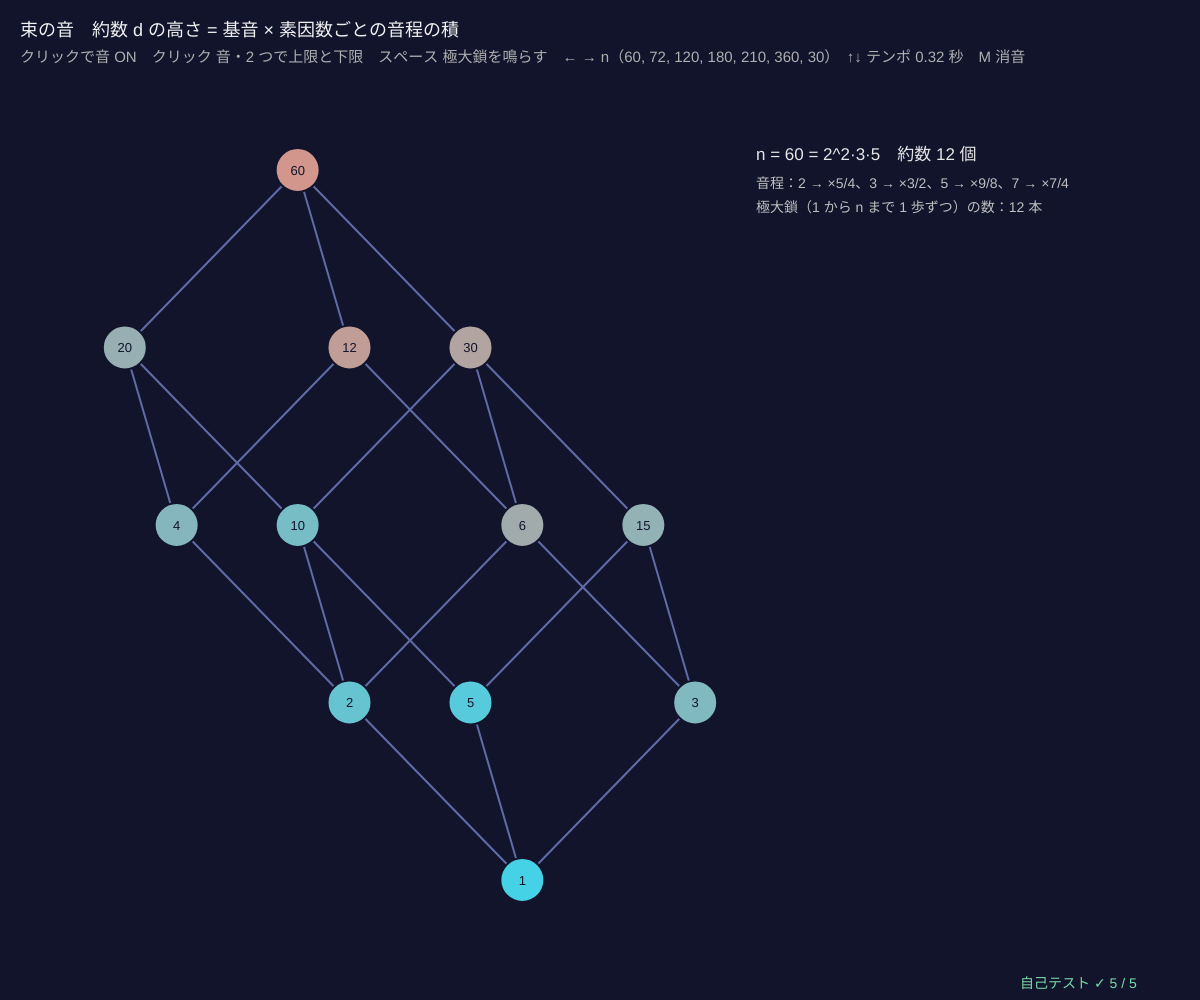
Frame 1 (no input)
Frame 60 (no input): identical to frame 1, image omitted
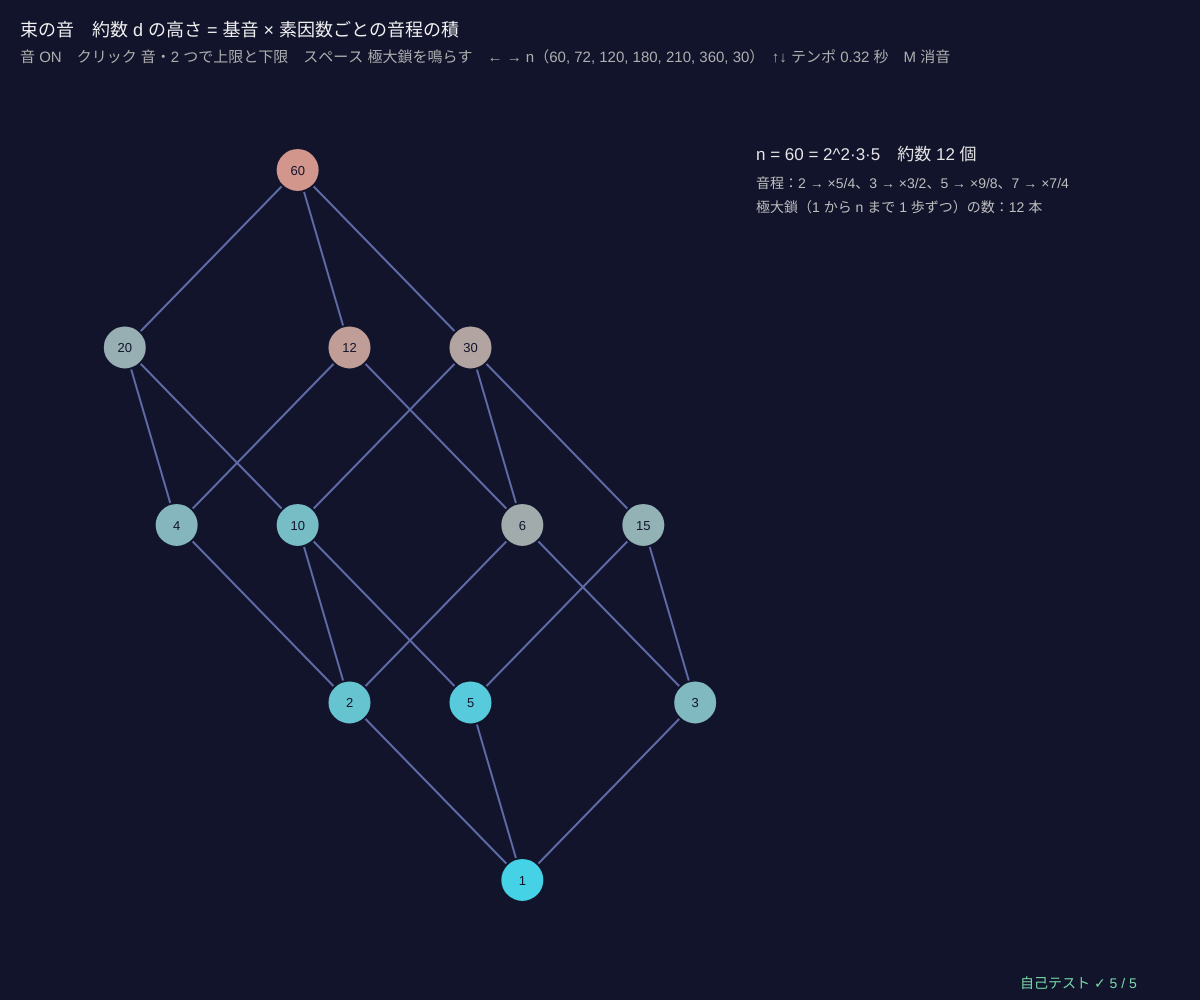
Frame 120 (the mouse pressed at the canvas centre since frame 60)

The p5.js sketch that drew these frames (run headless with seeded random() and noise() and a simulated clock; from frame 60 on, the mouse is pressed at the canvas centre):

// p5.js sketch
// ── sketch.js
// ============================================
// 14 束の音 ─ 約数の束の各要素を音の高さにして、鎖をたどって鳴らす
// 素因数ごとに音程を決める：2 → 長 3 度（×5/4）、3 → 完全 5 度（×3/2）、5 → 長 2 度（×9/8）、7 → ×7/4
// 約数 d = 2^a·3^b·5^c… の高さ = 基音 × (5/4)^a·(3/2)^b·(9/8)^c…。かけ算なので 上限（lcm）と下限（gcd）の 2 音の積 = もとの 2 音の積
// クリックで音 ON / 要素をクリック → その音、2 つ目をクリック → 2 音のあと上限と下限 / スペース ランダムな極大鎖を鳴らす
// ← → n を変える / ↑↓ テンポ / M 消音 / 音量は小さめから（全体の音量 MASTER は 0.2 以下）
// ============================================

const NS = [60, 72, 120, 180, 210, 360, 30];   // ★ 選べる n
const BASE = 130.81;                           // ★ 基音（ド、C3）Hz
const RATIO = { 2: 5 / 4, 3: 3 / 2, 5: 9 / 8, 7: 7 / 4, 11: 11 / 8 };   // ★ 素因数ごとの音程
let ni = 0, lat, sel = [], seq = [], tempo = 0.32, muted = false, rings = [];

function setup() { createCanvas(windowWidth, windowHeight); selfTest(); rebuild(); }

function freqOf(d) { return primeFactors(d).reduce((f, [p, e]) => f * (RATIO[p] || 1) ** e, BASE); }
function noteName(f) { let m = 12 * Math.log2(f / 440) + 69, k = Math.round(m), c = Math.round((m - k) * 100); return ['ド', 'ド♯', 'レ', 'レ♯', 'ミ', 'ファ', 'ファ♯', 'ソ', 'ソ♯', 'ラ', 'ラ♯', 'シ'][((k % 12) + 12) % 12] + Math.floor(k / 12 - 1) + (c ? (c > 0 ? '+' : '') + c + '¢' : ''); }
function rebuild() { lat = divisorPoset(NS[ni]); sel = []; seq = []; layoutHasse(lat, 100, 170, width * 0.6 - 100, height - 290, true); }
function randomChain(lat) {              // ⊥ から、すぐ上の元（被覆）をランダムに選んで ⊤ まで = 極大鎖
  let x = botOf(lat), ch = [x];
  while (x !== topOf(lat)) { let up = lat.cov.filter(([a, b]) => a === x).map(([a, b]) => b); x = up[Math.floor(Math.random() * up.length)]; ch.push(x); }
  return ch;
}
function countChains(lat) {              // 極大鎖の数：下から「すぐ下の元の数の合計」を順に足す
  let ord = allOf(lat).sort((a, b) => lat.rk[a] - lat.rk[b]), c = new Array(lat.n).fill(0); c[botOf(lat)] = 1;
  for (let y of ord) for (let [a, b] of lat.cov) if (b === y) c[y] += c[a];
  return c[topOf(lat)];
}
function multinomial(n) { let f = primeFactors(n), fact = (k) => (k <= 1 ? 1 : k * fact(k - 1)); return fact(f.reduce((s, x) => s + x[1], 0)) / f.reduce((s, x) => s * fact(x[1]), 1); }
function sound(i, delay, dur) { let f = freqOf(lat.val[i]); if (!muted) tone(f, delay, dur, 0.5); rings.push({ i, t: millis() + delay * 1000, life: dur * 1000 }); }

function draw() {
  background(18, 20, 44);
  let now = millis(), act = new Set(rings.filter((r) => now >= r.t && now < r.t + r.life).map((r) => r.i));
  rings = rings.filter((r) => now < r.t + r.life);
  // ---- 鳴っている元のまわりに波紋
  for (let r of rings) if (now >= r.t) { let a = (now - r.t) / r.life; noFill(); stroke(255, 220, 140, 200 * (1 - a)); strokeWeight(2); circle(...lat.pos[r.i], 40 + 90 * a); }
  let fmin = freqOf(1), fmax = freqOf(NS[ni]);
  drawHasse(lat, { rad: 22, fs: 13, col: (i) => { let u = Math.log(freqOf(lat.val[i]) / fmin) / Math.max(1e-9, Math.log(fmax / fmin)); return act.has(i) ? [255, 255, 255] : sel.includes(i) ? [255, 220, 140] : [70 + 140 * u, 150 + 60 * (1 - u), 230 - 90 * u]; },
    ecol: (a, b) => (seq.includes(a) && seq.includes(b) && Math.abs(seq.indexOf(a) - seq.indexOf(b)) === 1 ? [255, 220, 140] : null) });
  // ---- 右のパネル
  let px = width * 0.63, y = 160, n = NS[ni];
  noStroke(); fill(230); textSize(17); text('n = ' + n + ' = ' + primeFactors(n).map(([p, e]) => p + (e > 1 ? '^' + e : '')).join('·') + '　約数 ' + lat.n + ' 個', px, y);
  textSize(14); fill(190);
  text('音程：2 → ×5/4、3 → ×3/2、5 → ×9/8、7 → ×7/4', px, y + 28);
  text('極大鎖（1 から n まで 1 歩ずつ）の数：' + countChains(lat) + ' 本', px, y + 52);
  let hv = nodeAt(lat, mouseX, mouseY, 24);
  if (hv >= 0) { fill(255, 220, 140); textSize(16); text(lat.val[hv] + '：' + freqOf(lat.val[hv]).toFixed(1) + ' Hz（' + noteName(freqOf(lat.val[hv])) + '）', px, y + 86); }
  if (sel.length === 2) {
    let [a, b] = sel.map((i) => lat.val[i]), L = lcmOf(a, b), G = gcdOf(a, b);
    fill(220); textSize(15);
    text('2 音 ' + a + ' と ' + b + '　→　上限 lcm = ' + L + '、下限 gcd = ' + G, px, y + 124);
    text('f(lcm)·f(gcd) = ' + (freqOf(L) * freqOf(G)).toFixed(1) + '　f(a)·f(b) = ' + (freqOf(a) * freqOf(b)).toFixed(1), px, y + 148);
    text('→ 上限と下限の 2 音は、もとの 2 音と「平均の高さ」が同じ', px, y + 172);
  }
  if (seq.length) { fill(255, 220, 140); textSize(15); text('鎖：' + seq.map((i) => lat.val[i]).join(' → '), px, y + 214, width - px - 20); text('　　' + seq.map((i) => noteName(freqOf(lat.val[i]))).join(' → '), px, y + 262, width - px - 20); }
  fill(240); textSize(18); text('束の音　約数 d の高さ = 基音 × 素因数ごとの音程の積', 20, 36);
  fill(175); textSize(15);
  text((audioCtx ? (muted ? '消音中（M）' : '音 ON') : 'クリックで音 ON') + '　クリック 音・2 つで上限と下限　スペース 極大鎖を鳴らす　← → n（' + NS.join(', ') + '）　↑↓ テンポ ' + tempo.toFixed(2) + ' 秒　M 消音', 20, 62);
  drawSelfTest(width - 180, height - 12);
}

function mousePressed() {
  startAudio();
  let i = nodeAt(lat, mouseX, mouseY, 26); if (i < 0) return;
  if (sel.length >= 2) sel = []; sel.push(i); sound(i, 0, 0.9);
  if (sel.length === 2) { sound(sel[0], 0.6, 1.2); sound(sel[1], 0.6, 1.2); sound(joinOf(lat, sel[0], sel[1]), 1.5, 1.4); sound(meetOf(lat, sel[0], sel[1]), 1.5, 1.4); }
}
function keyPressed() {
  startAudio();
  if (key === ' ') { seq = randomChain(lat); seq.forEach((x, k) => sound(x, k * tempo, tempo * (seq.length - k) + 0.6)); }   // 音を重ねていくと和音に
  if (key === RIGHT_ARROW) { ni = (ni + 1) % NS.length; rebuild(); }
  if (key === LEFT_ARROW) { ni = (ni + NS.length - 1) % NS.length; rebuild(); }
  if (key === UP_ARROW) tempo = Math.max(0.12, tempo - 0.04);
  if (key === DOWN_ARROW) tempo = Math.min(0.8, tempo + 0.04);
  if (key === 'm' || key === 'M') muted = !muted;
  return false;
}

// ---- 自己テスト
function selfTest() {
  selfTestResults = [];
  let mono = true, mult = true, range = true, cnt = true;
  for (let n of NS) {
    let Q = divisorPoset(n);
    for (let [a, b] of Q.cov) if (!(freqOf(Q.val[a]) < freqOf(Q.val[b]))) mono = false;
    for (let a of Q.val) for (let b of Q.val) if (Math.abs(freqOf(lcmOf(a, b)) * freqOf(gcdOf(a, b)) - freqOf(a) * freqOf(b)) > 1e-6 * freqOf(a) * freqOf(b)) mult = false;
    if (freqOf(n) > 2000 || freqOf(1) < 100) range = false;
    if (countChains(Q) !== multinomial(n)) cnt = false;
  }
  check('d | e なら f(d) < f(e)（割り切る方向に音が上がる＝単調）', mono);
  check('すべての組で f(lcm)·f(gcd) = f(a)·f(b)（指数の max + min = 和）', mult);
  check('極大鎖の数 = 多項係数 (a+b+c)!/(a!b!c!)（60 なら 4!/(2!1!1!) = 12）', cnt && countChains(divisorPoset(60)) === 12);
  let Q = divisorPoset(360), ok = true; for (let t = 0; t < 30; t++) { let ch = randomChain(Q); if (ch[0] !== 0 || ch[ch.length - 1] !== Q.n - 1 || !ch.every((x, k) => k === 0 || Q.cov.some(([a, b]) => a === ch[k - 1] && b === x))) ok = false; }
  check('ランダムな鎖はいつも 1 から n まで被覆をたどる極大鎖', ok);
  check('音の高さは 100〜2000 Hz の中、全体の音量 MASTER ≤ 0.2', range && MASTER <= 0.2);
  reportSelfTest();
}

// ---------- やってみよう ----------
// 1. スペースを何回か押す。同じ n でも鎖ごとに音の進み方がちがう。でも最後の和音は？
// 2. 2 つクリックして、上限と下限の 2 音を聞きくらべよう
// 3. RATIO を 2 → 2（オクターブ）、3 → 3/2 にすると？ 音の並びはどう変わる？
// 4. n = 210 = 2·3·5·7 は 4 次元の立方体。7 の音程 ×7/4 は「自然 7 度」と呼ばれる少し低い音
// 5. 自由制作：自分の n と音程で、束をたどる曲を作ろう


// ==================================================
// ここから下は「束論の道具」（中身は読まなくても OK。消さないでね）
// ==================================================
// ---- 順序集合 P = { n, R, lab, cov, rk, pos }。R[i][j] = 1 は「i ≤ j」（n × n の 0/1 の表）
function makePoset(n, leqFn, labs) {
  let R = [];
  for (let i = 0; i < n; i++) { R.push(new Uint8Array(n)); for (let j = 0; j < n; j++) R[i][j] = i === j || leqFn(i, j) ? 1 : 0; }
  return posetFromRel(R, labs);
}
function posetFromRel(R, labs) { let n = R.length, cov = coversOf(R); return { n, R, cov, rk: ranksOf(n, cov), pos: [], lab: labs || [...Array(n).keys()].map(String) }; }
function fromCovers(labs, cv) { let n = labs.length, R = []; for (let i = 0; i < n; i++) R.push(new Uint8Array(n)); for (let [a, b] of cv) R[a][b] = 1; return posetFromRel(closeRel(R), labs); }   // 被覆の組から
function closeRel(R) {                 // 反射的・推移的閉包（ワーシャル法：k を経由して行けるなら i ≤ j）
  let n = R.length, C = R.map((r) => Uint8Array.from(r));
  for (let i = 0; i < n; i++) C[i][i] = 1;
  for (let k = 0; k < n; k++) for (let i = 0; i < n; i++) if (C[i][k]) for (let j = 0; j < n; j++) if (C[k][j]) C[i][j] = 1;
  return C;
}
function isReflexive(R) { return R.every((r, i) => r[i] === 1); }
function isAntisym(R) { for (let i = 0; i < R.length; i++) for (let j = i + 1; j < R.length; j++) if (R[i][j] && R[j][i]) return false; return true; }
function isTransitive(R) { let n = R.length; for (let i = 0; i < n; i++) for (let j = 0; j < n; j++) if (R[i][j]) for (let k = 0; k < n; k++) if (R[j][k] && !R[i][k]) return false; return true; }
function isPoset(R) { return isReflexive(R) && isAntisym(R) && isTransitive(R); }
function coversOf(R) {                 // 被覆 a ⋖ b：a < b で、間にはさまる c がない（推移的簡約 = ハッセ図の辺）
  let n = R.length, E = [], lt = (a, b) => a !== b && R[a][b] && !R[b][a];
  for (let a = 0; a < n; a++) for (let b = 0; b < n; b++) if (lt(a, b)) {
    let ok = true; for (let c = 0; c < n && ok; c++) if (lt(a, c) && lt(c, b)) ok = false;
    if (ok) E.push([a, b]);
  }
  return E;
}
function ranksOf(n, cov) {             // ランク = 下から c までの最長の鎖の長さ（最大 n 回くり返せば止まる）
  let rk = new Array(n).fill(0);
  for (let t = 0; t <= n; t++) { let ch = false; for (let [a, b] of cov) if (rk[b] < rk[a] + 1 && rk[a] < n) { rk[b] = rk[a] + 1; ch = true; } if (!ch) break; }
  return rk;
}
function allOf(P) { return [...Array(P.n).keys()]; }
function upperOf(P, a, b) { return allOf(P).filter((c) => P.R[a][c] && P.R[b][c]); }   // 上界：a と b の両方より上
function lowerOf(P, a, b) { return allOf(P).filter((c) => P.R[c][a] && P.R[c][b]); }   // 下界
function leastOf(P, Sx) { for (let x of Sx) if (Sx.every((y) => P.R[x][y])) return x; return -1; }      // 最小元（なければ −1）
function greatestOf(P, Sx) { for (let x of Sx) if (Sx.every((y) => P.R[y][x])) return x; return -1; }   // 最大元
function joinOf(P, a, b) { return leastOf(P, upperOf(P, a, b)); }     // 上限 a ∨ b = 最小上界（なければ −1）
function meetOf(P, a, b) { return greatestOf(P, lowerOf(P, a, b)); }  // 下限 a ∧ b = 最大下界
function botOf(P) { return leastOf(P, allOf(P)); }
function topOf(P) { return greatestOf(P, allOf(P)); }
function isLattice(P) { if (P.n === 0) return false; for (let a = 0; a < P.n; a++) for (let b = a + 1; b < P.n; b++) if (joinOf(P, a, b) < 0 || meetOf(P, a, b) < 0) return false; return true; }
function tables(P) {                   // 上限・下限の表（何度も使うので先に計算）
  P.J = []; P.M = [];
  for (let a = 0; a < P.n; a++) { P.J.push(new Int16Array(P.n)); P.M.push(new Int16Array(P.n)); for (let b = 0; b < P.n; b++) { P.J[a][b] = joinOf(P, a, b); P.M[a][b] = meetOf(P, a, b); } }
  return P;
}
// ---- よく使う束：約数の束（割り切る）と部分集合の束（含まれる）
function gcdOf(a, b) { while (b) [a, b] = [b, a % b]; return a; }
function lcmOf(a, b) { return (a / gcdOf(a, b)) * b; }
function divisorsOf(n) { let d = []; for (let k = 1; k <= n; k++) if (n % k === 0) d.push(k); return d; }
function primeFactors(n) { let f = []; for (let p = 2; p * p <= n; p++) if (n % p === 0) { let e = 0; while (n % p === 0) { n /= p; e++; } f.push([p, e]); } if (n > 1) f.push([n, 1]); return f; }
function divisorPoset(n) {
  let D = divisorsOf(n), P = makePoset(D.length, (i, j) => D[j] % D[i] === 0, D.map(String)), ps = primeFactors(n).map((f) => f[0]), dir = [-1, 1, -0.3, 0.55, -0.62];
  P.val = D; P.hint = (i) => ps.reduce((s, p, t) => { let e = 0, v = D[i]; while (v % p === 0) { v /= p; e++; } return s + e * dir[t % 5]; }, 0);
  return P;
}
function popc(m) { let c = 0; while (m) { c += m & 1; m >>= 1; } return c; }
function setName(m, k) { let s = ''; for (let t = 0; t < k; t++) if (m >> t & 1) s += 'abcdefg'[t]; return s || '∅'; }
function powersetPoset(k) {
  let P = makePoset(1 << k, (i, j) => (i & j) === i, [...Array(1 << k).keys()].map((m) => setName(m, k))), dir = [-1, 1, -0.3, 0.55];
  P.val = [...Array(1 << k).keys()]; if (k <= 4) P.hint = (i) => dir.reduce((s, d, t) => s + (i >> t & 1) * d, 0);
  return P;
}
// ---- ハッセ図を描く：高さ = ランク、横 = hint（なければ下の被覆の平均の順）
function layoutHasse(P, x, y, w, h, exact) {
  let mr = Math.max(0, ...P.rk), lv = [], px = new Array(P.n).fill(0.5);
  for (let r = 0; r <= mr; r++) lv.push([]);
  for (let i = 0; i < P.n; i++) lv[P.rk[i]].push(i);
  for (let r = 0; r <= mr; r++) {
    for (let i of lv[r]) { if (P.hint) px[i] = P.hint(i); else { let s = 0, c = 0; for (let [a, b] of P.cov) if (b === i) { s += px[a]; c++; } px[i] = (c ? s / c : 0.5) + i * 1e-6; } }
    lv[r].sort((a, b) => px[a] - px[b]);
    if (!(exact && P.hint)) lv[r].forEach((i, k) => (px[i] = (k + 0.5) / lv[r].length));
  }
  if (exact && P.hint) { let lo = Math.min(...px), hi = Math.max(...px); px = px.map((v) => (hi > lo ? 0.04 + 0.92 * (v - lo) / (hi - lo) : 0.5)); }
  P.pos = []; for (let i = 0; i < P.n; i++) P.pos.push([x + w * px[i], y + h - (mr ? P.rk[i] / mr : 0.5) * h]);
}
function drawHasse(P, o) {             // o = { col(i), ecol(a, b), rad, fs }。色は [r, g, b]
  o = o || {}; let rad = o.rad || 16;
  strokeWeight(2);
  for (let [a, b] of P.cov) { stroke(...((o.ecol && o.ecol(a, b)) || [96, 108, 168])); line(P.pos[a][0], P.pos[a][1], P.pos[b][0], P.pos[b][1]); }
  textAlign(CENTER, CENTER); textSize(o.fs || 13);
  for (let i = 0; i < P.n; i++) {
    stroke(18, 20, 44); strokeWeight(2); fill(...((o.col && o.col(i)) || [226, 232, 248])); circle(P.pos[i][0], P.pos[i][1], 2 * rad);
    noStroke(); fill(18, 20, 44); text(P.lab[i], P.pos[i][0], P.pos[i][1] + 1);
  }
  textAlign(LEFT, BASELINE);
}
function nodeAt(P, mx, my, r) { let best = -1, bd = r || 20; for (let i = 0; i < P.n; i++) { let d = Math.hypot(P.pos[i][0] - mx, P.pos[i][1] - my); if (d < bd) { bd = d; best = i; } } return best; }
// ---- 種つきの乱数（同じ種なら毎回同じ列）
let rngState = 1;
function seedRng(sd) { rngState = (sd >>> 0) || 1; }
function rnd() {                       // 0〜1 の一様乱数（mulberry32）
  rngState = (rngState + 0x6d2b79f5) >>> 0;
  let t = rngState;
  t = Math.imul(t ^ (t >>> 15), t | 1);
  t ^= t + Math.imul(t ^ (t >>> 7), t | 61);
  return ((t ^ (t >>> 14)) >>> 0) / 4294967296;
}
function randomPoset(n, p) { let o = []; for (let i = 0; i < n; i++) o.push(i); for (let i = n - 1; i > 0; i--) { let j = Math.floor(rnd() * (i + 1)); [o[i], o[j]] = [o[j], o[i]]; }   // ランダムな順番 o で、前 → 後ろに確率 p で辺 → 閉包
  let R = []; for (let i = 0; i < n; i++) R.push(new Uint8Array(n));
  for (let a = 0; a < n; a++) for (let b = a + 1; b < n; b++) if (rnd() < p) R[o[a]][o[b]] = 1;
  return posetFromRel(closeRel(R));
}
function clampv(v, a, b) { return v < a ? a : v > b ? b : v; }
// ---- 自己テストの道具
let selfTestResults = [];
function check(name, cond) { selfTestResults.push({ name, ok: !!cond }); }
function reportSelfTest() { for (let r of selfTestResults) (r.ok ? console.log : console.error)((r.ok ? '✓ ' : '✗ ') + r.name); }
function selfTestLine() { let k = selfTestResults.filter((r) => r.ok).length; return '自己テスト ' + (k === selfTestResults.length ? '✓ ' : '✗ ') + k + ' / ' + selfTestResults.length; }
function drawSelfTest(x, y) { noStroke(); fill(...(selfTestResults.every((r) => r.ok) ? [120, 220, 170] : [255, 90, 90])); textSize(14); textAlign(LEFT, BASELINE); text(selfTestLine(), x, y); }
// ---- 音の道具（Web Audio）。音量の上限：全体の音量 MASTER は 0.2 以下
const MASTER = 0.12;                   // ★ 全体の音量（0.2 以下にしておく）
let audioCtx = null, masterOut = null;
function startAudio() {
  if (!audioCtx) {
    try { audioCtx = new (window.AudioContext || window.webkitAudioContext)(); } catch (e) { return; }
    masterOut = audioCtx.createGain(); masterOut.gain.value = Math.min(0.2, MASTER); masterOut.connect(audioCtx.destination);
  }
  audioCtx.resume();
}
function tone(freq, delay, dur, vol) { // やわらかい音（三角波＋少しの倍音）。delay 秒後から dur 秒
  if (!audioCtx) return;
  let t0 = audioCtx.currentTime + Math.max(0, delay), gn = audioCtx.createGain(), lp = audioCtx.createBiquadFilter();
  lp.type = 'lowpass'; lp.frequency.value = 2400;
  gn.gain.setValueAtTime(0, t0); gn.gain.linearRampToValueAtTime(clampv(vol, 0, 1) * 0.4, t0 + 0.02); gn.gain.exponentialRampToValueAtTime(0.0001, t0 + Math.max(0.1, dur));
  for (let [mul, w, a] of [[1, 'triangle', 1], [2, 'sine', 0.25]]) {
    let o = audioCtx.createOscillator(), g2 = audioCtx.createGain(); o.type = w; o.frequency.value = clampv(freq * mul, 40, 4000); g2.gain.value = a;
    o.connect(g2); g2.connect(lp); o.start(t0); o.stop(t0 + Math.max(0.1, dur) + 0.05);
  }
  lp.connect(gn); gn.connect(masterOut);
}
